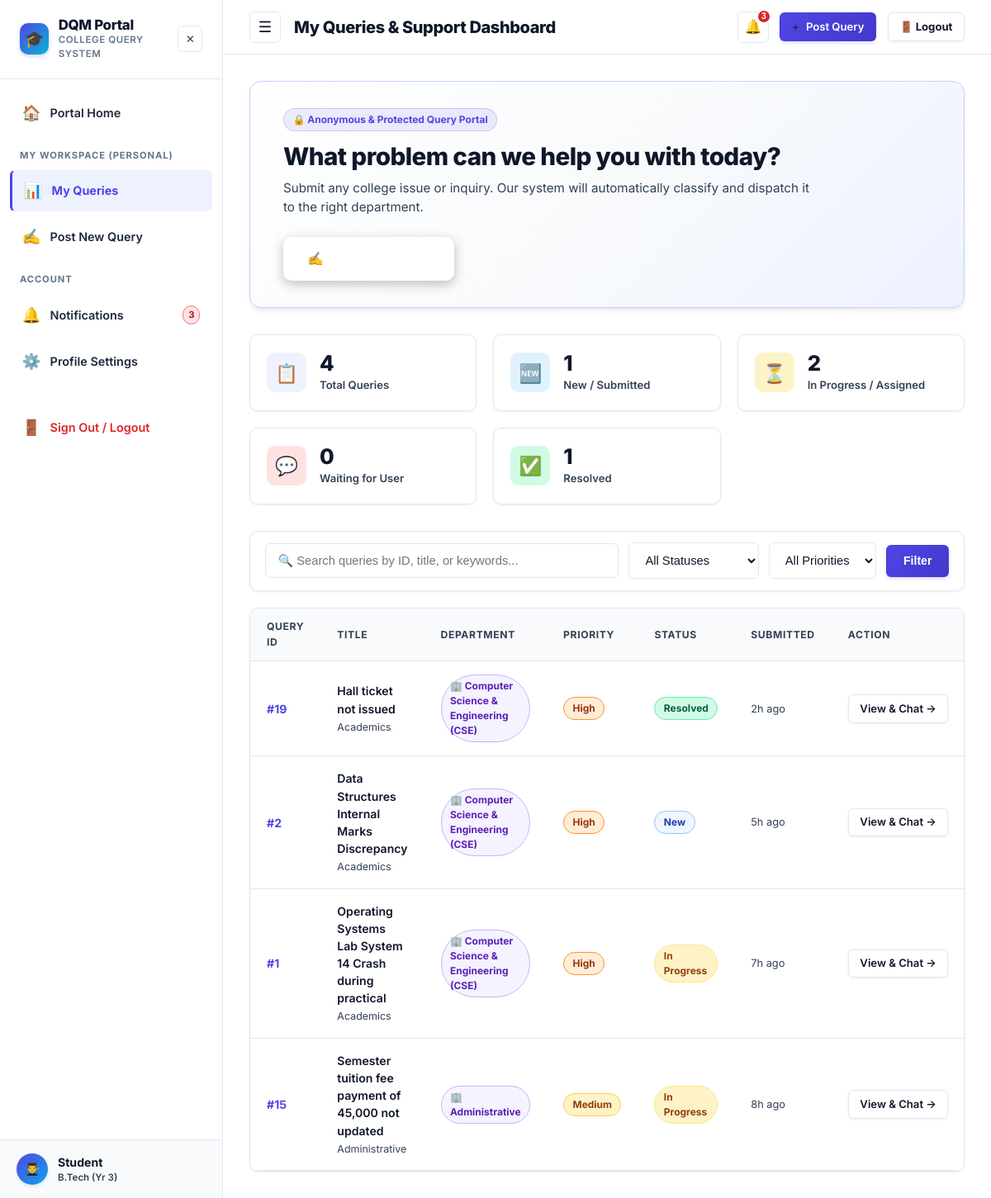
The app's page /dashboard (signed in) with its own data.
### tables this page shows
CREATE TABLE users (
    id INTEGER PRIMARY KEY AUTOINCREMENT,
    name TEXT DEFAULT 'Anonymous User',
    email TEXT NOT NULL UNIQUE,
    password_hash TEXT NOT NULL,
    role TEXT NOT NULL DEFAULT 'student',
    level TEXT,
    department TEXT,
    course TEXT,
    year INTEGER,
    phone TEXT,
    roll_no TEXT,
    designation TEXT,
    is_active INTEGER DEFAULT 1,
    last_active_at TIMESTAMP DEFAULT CURRENT_TIMESTAMP,
    created_at TIMESTAMP DEFAULT CURRENT_TIMESTAMP
);

CREATE TABLE queries (
    id INTEGER PRIMARY KEY AUTOINCREMENT,
    user_id INTEGER NOT NULL,
    title TEXT NOT NULL,
    description TEXT NOT NULL,
    category TEXT NOT NULL DEFAULT 'Academics',
    department TEXT NOT NULL,
    priority TEXT NOT NULL DEFAULT 'Medium',
    status TEXT NOT NULL DEFAULT 'New',
    assigned_staff_id INTEGER,
    is_routed_manually INTEGER DEFAULT 0,
    admin_reviewed INTEGER DEFAULT 0,
    created_at TIMESTAMP DEFAULT CURRENT_TIMESTAMP,
    updated_at TIMESTAMP DEFAULT CURRENT_TIMESTAMP,
    first_response_at TIMESTAMP,
    resolved_at TIMESTAMP,
    FOREIGN KEY(user_id) REFERENCES users(id) ON DELETE CASCADE,
    FOREIGN KEY(assigned_staff_id) REFERENCES users(id) ON DELETE SET NULL
);

### app.py (the view)
@app.route('/dashboard')
@login_required
def dashboard():
    user = get_current_user()
    if user['role'] in ['staff', 'hod']:
        return redirect(url_for('department_dashboard'))
    elif user['role'] == 'admin':
        return redirect(url_for('admin_dashboard'))
    db = get_db()
    stats = {
        'total': db.execute('SELECT COUNT(*) FROM queries WHERE user_id = ?', (user['id'],)).fetchone()[0],
        'new': db.execute("SELECT COUNT(*) FROM queries WHERE user_id = ? AND status = 'New'", (user['id'],)).fetchone()[0],
        'in_progress': db.execute("SELECT COUNT(*) FROM queries WHERE user_id = ? AND status IN ('Assigned', 'In Progress')", (user['id'],)).fetchone()[0],
        'waiting': db.execute("SELECT COUNT(*) FROM queries WHERE user_id = ? AND status = 'Waiting for User'", (user['id'],)).fetchone()[0],
        'resolved': db.execute("SELECT COUNT(*) FROM queries WHERE user_id = ? AND status = 'Resolved'", (user['id'],)).fetchone()[0],
    }
    status_filter = request.args.get('status', '')
    priority_filter = request.args.get('priority', '')
    search_query = request.args.get('search', '').strip()
    sql = """
        SELECT q.*,
               (SELECT message FROM messages WHERE query_id = q.id ORDER BY created_at DESC LIMIT 1) as last_message,
               (SELECT created_at FROM messages WHERE query_id = q.id ORDER BY created_at DESC LIMIT 1) as last_activity
        FROM queries q
        WHERE q.user_id = ?
    """
    params = [user['id']]
    if status_filter:
        sql += " AND q.status = ?"
        params.append(status_filter)
    if priority_filter:
        sql += " AND q.priority = ?"
        params.append(priority_filter)
    if search_query:
        sql += " AND (q.title LIKE ? OR q.description LIKE ? OR q.id LIKE ?)"
        term = f"%{search_query}%"
        params.extend([term, term, term])
    sql += " ORDER BY q.created_at DESC"
    queries = db.execute(sql, params).fetchall()
    return render_template(
        'dashboard.html',
        stats=stats,
        queries=queries,
        current_status=status_filter,
        current_priority=priority_filter,
        search_query=search_query
    )

### app.py (called while the page is built)
def login_required(f):
    @wraps(f)
    def decorated_function(*args, **kwargs):
        user = get_current_user()
        if not user:
            session.clear()
            flash('Please log in to access this page.', 'warning')
            return redirect(url_for('login', next=request.url))
        return f(*args, **kwargs)
    return decorated_function

def get_current_user():
    if 'user_id' in session:
        db = get_db()
        user = db.execute('SELECT * FROM users WHERE id = ?', (session['user_id'],)).fetchone()
        if not user or not user['is_active']:
            session.clear()
            return None
        return user
    return None

### database.py (called while the page is built)
def get_db():
    if 'db' not in g:
        g.db = sqlite3.connect(
            current_app.config['DATABASE'],
            detect_types=sqlite3.PARSE_DECLTYPES
        )
        g.db.row_factory = sqlite3.Row
        g.db.execute("PRAGMA foreign_keys = ON")
        check_and_migrate_db(g.db)
    return g.db

### templates/dashboard.html (shortened to what this page needs)
{% extends 'base.html' %}
{% block page_title %}My Queries & Support Dashboard{% endblock %}
{% block content %}
<div style="max-width: 1200px; margin: 0 auto;">
  <div class="hero-card" style="padding: 2rem 2.5rem; margin-bottom: 2rem;">
    <div style="display: flex; justify-content: space-between; align-items: center; flex-wrap: wrap; gap: 1.5rem;">
      <div>
        <span class="badge badge-status-waiting" style="margin-bottom: 0.5rem; background: rgba(79, 70, 229, 0.1); color: var(--primary); border: 1px solid rgba(79,70,229,0.2);">
          🔒 Anonymous & Protected Query Portal
        </span>
        <h1 style="font-size: 1.85rem; margin-bottom: 0.35rem;">What problem can we help you with today?</h1>
        <p style="margin-bottom: 0; font-size: 0.95rem;">
          Submit any college issue or inquiry. Our system will automatically classify and dispatch it to the right department.
        </p>
      </div>
      <div>
        <a href="{{ url_for('submit_query') }}" class="btn btn-primary btn-lg" style="background: #ffffff; color: #4338ca; box-shadow: 0 4px 14px rgba(0,0,0,0.25);">
          ✍️ Post New Query
        </a>
      </div>
    </div>
  </div>
  <div class="stats-grid">
    <div class="stat-card">
      <div class="stat-icon primary">📋</div>
      <div class="stat-info">
        <h3>{{ stats.total }}</h3>
        <p>Total Queries</p>
      </div>
    </div>
    <div class="stat-card">
      <div class="stat-icon secondary">🆕</div>
      <div class="stat-info">
        <h3>{{ stats.new }}</h3>
        <p>New / Submitted</p>
      </div>
    </div>
    <div class="stat-card">
      <div class="stat-icon warning">⏳</div>
      <div class="stat-info">
        <h3>{{ stats.in_progress }}</h3>
        <p>In Progress / Assigned</p>
      </div>
    </div>
    <div class="stat-card">
      <div class="stat-icon danger">💬</div>
      <div class="stat-info">
        <h3>{{ stats.waiting }}</h3>
        <p>Waiting for User</p>
      </div>
    </div>
    <div class="stat-card">
      <div class="stat-icon success">✅</div>
      <div class="stat-info">
        <h3>{{ stats.resolved }}</h3>
        <p>Resolved</p>
      </div>
    </div>
  </div>
  <form method="GET" action="{{ url_for('dashboard') }}" class="filter-bar">
    <div style="flex-grow: 1; min-width: 240px;">
      <input type="text" name="search" class="form-control" placeholder="🔍 Search queries by ID, title, or keywords..." value="{{ search_query }}">
    </div>
    <div>
      <select name="status" class="form-control" onchange="this.form.submit()">
        <option value="">All Statuses</option>
      </select>
    </div>
    <div>
      <select name="priority" class="form-control" onchange="this.form.submit()">
        <option value="">All Priorities</option>
      </select>
    </div>
    <button type="submit" class="btn btn-primary">Filter</button>
  </form>
  <div class="table-container">
    <table class="table">
      <thead>
        <tr>
          <th>Query ID</th>
          <th>Title</th>
          <th>Department</th>
          <th>Priority</th>
          <th>Status</th>
          <th>Submitted</th>
          <th>Action</th>
        </tr>
      </thead>
      <tbody>
        {% if queries %}
          {% for q in queries %}
          <tr>
            <td style="font-weight: 700; color: var(--primary);">#{{ q.id }}</td>
            <td>
              <a href="{{ url_for('query_details', query_id=q.id) }}" style="font-weight: 600; color: var(--text-main); display: block;">
                {{ q.title }}
              </a>
              <span style="font-size: 0.78rem; color: var(--text-muted);">{{ q.category }}</span>
            </td>
            <td>
              <span class="badge badge-status-assigned">🏢 {{ q.department }}</span>
            </td>
            <td>
              <span class="badge badge-{{ q.priority | lower }}">{{ q.priority }}</span>
            </td>
            <td>
              <span class="badge badge-status-{{ q.status | lower | replace(' ', '-') }}">{{ q.status }}</span>
            </td>
            <td style="font-size: 0.8rem; color: var(--text-muted);">
              {{ q.created_at | timeago }}
            </td>
            <td>
              <a href="{{ url_for('query_details', query_id=q.id) }}" class="btn btn-secondary btn-sm">
                View & Chat →
              </a>
            </td>
          </tr>
          {% endfor %}
        {% endif %}
      </tbody>
    </table>
  </div>
</div>
{% endblock %}

### templates/base.html (shortened to what this page needs)
<!DOCTYPE html>
<html lang="en">
<head>
  <link rel="stylesheet" href="{{ url_for('static', filename='css/style.css') }}">
</head>
<body data-user-role="{{ current_user.role if current_user else '' }}" data-user-dept="{{ current_user.department if current_user else '' }}" data-user-id="{{ current_user.id if current_user else '' }}">
  <div class="app-container">
    {% if current_user %}
    <aside class="sidebar" id="appSidebar">
      <div class="sidebar-header">
        <a href="{{ url_for('index') }}" class="sidebar-brand-wrapper" style="text-decoration: none; color: inherit;">
          <div class="sidebar-logo">🎓</div>
          <div class="sidebar-brand">
            <h2>DQM Portal</h2>
            <p>College Query System</p>
          </div>
        </a>
        <button type="button" class="sidebar-close-btn" id="sidebarCloseBtn" title="Close Navigation" aria-label="Close Navigation">
          ✕
        </button>
      </div>
      <nav class="sidebar-nav">
        <a href="{{ url_for('index') }}" class="nav-item {% if request.endpoint == 'index' %}active{% endif %}">
          <span class="icon">🏠</span> Portal Home
        </a>
        {% if current_user.role in ['student', 'faculty'] %}
        <div class="nav-section-title">My Workspace (Personal)</div>
        <a href="{{ url_for('dashboard') }}" class="nav-item {% if request.endpoint == 'dashboard' %}active{% endif %}">
          <span class="icon">📊</span> My Queries
        </a>
        <a href="{{ url_for('submit_query') }}" class="nav-item {% if request.endpoint == 'submit_query' %}active{% endif %}">
          <span class="icon">✍️</span> Post New Query
        </a>
        {% endif %}
        <div class="nav-section-title">Account</div>
        <a href="{{ url_for('notifications') }}" class="nav-item {% if request.endpoint == 'notifications' %}active{% endif %}">
          <span class="icon">🔔</span> Notifications
          {% if unread_notifications_count > 0 %}
          <span class="badge badge-urgent" style="margin-left: auto; padding: 2px 6px; font-size: 0.7rem;">{{ unread_notifications_count }}</span>
          {% endif %}
        </a>
        <a href="{{ url_for('profile') }}" class="nav-item {% if request.endpoint == 'profile' %}active{% endif %}">
          <span class="icon">⚙️</span> Profile Settings
        </a>
        <a href="{{ url_for('logout') }}" class="nav-item nav-item-logout" style="margin-top: 1.5rem;">
          <span class="icon">🚪</span> Sign Out / Logout
        </a>
      </nav>
      <div class="sidebar-footer">
        <div class="user-avatar-circle">
          {% if current_user.role == 'student' %}👨‍🎓{% elif current_user.role == 'faculty' %}👩‍🏫{% elif current_user.role == 'hod' %}🎓{% elif current_user.role == 'staff' %}🏢{% else %}⚡{% endif %}
        </div>
        <div style="flex-grow: 1; overflow: hidden;">
          <div style="font-size: 0.88rem; font-weight: 700; color: var(--text-main); white-space: nowrap; overflow: hidden; text-overflow: ellipsis;">
            {% if current_user.role == 'student' %}Student
            {% elif current_user.role == 'faculty' %}Faculty Member
            {% elif current_user.role == 'hod' %}Head of Dept (HOD)
            {% elif current_user.role == 'staff' %}Department Staff
            {% else %}Central Administrator{% endif %}
          </div>
          <div style="font-size: 0.72rem; color: var(--text-muted); font-weight: 600;">
            {% if current_user.role == 'student' %}
              {{ current_user.course or 'Campus' }}{% if current_user.year %} (Yr {{ current_user.year }}){% endif %}
            {% else %}
              {{ current_user.department or 'Campus Support' }}
            {% endif %}
          </div>
        </div>
      </div>
    </aside>
    {% endif %}
    <div class="main-content">
      {% if current_user %}
      <header class="topbar">
        <div class="topbar-left">
          <button class="sidebar-toggle-btn" id="sidebarToggle" title="Toggle Navigation Menu" aria-label="Toggle Navigation Menu">
            ☰
          </button>
          <div class="topbar-title">{% block page_title %}Dashboard{% endblock %}</div>
        </div>
        <div class="topbar-right">
          <div class="notif-wrapper">
            <button class="notif-btn" id="notifBtn" aria-label="Notifications" title="Notifications">
              🔔
              {% if unread_notifications_count > 0 %}
              <span class="notif-badge">{{ unread_notifications_count }}</span>
              {% endif %}
            </button>
          </div>
          {% if current_user.role in ['student', 'faculty'] %}
          <a href="{{ url_for('submit_query') }}" class="btn btn-primary btn-sm">
            <span>+</span> Post Query
          </a>
          {% endif %}
          <a href="{{ url_for('logout') }}" class="btn btn-secondary btn-sm" title="Sign Out of Portal" style="font-weight: 700;">
            🚪 Logout
          </a>
        </div>
      </header>
      {% endif %}
      <main class="page-body">
        {% block content %}{% endblock %}
      </main>
    </div>
  </div>
</body>
</html>

### records on screen
users: course "B.Tech", year "3"
queries: id "19", title "Hall ticket not issued", category "Academics", department "Computer Science & Engineering (CSE)", priority "High", status "Resolved", created_at "2h ago"
queries: id "2", title "Data Structures Internal Marks Discrepancy", category "Academics", department "Computer Science & Engineering (CSE)", priority "High", status "New", created_at "5h ago"
queries: id "1", title "Operating Systems Lab System 14 Crash during practical", category "Academics", department "Computer Science & Engineering (CSE)", priority "High", status "In Progress", created_at "7h ago"
queries: id "15", title "Semester tuition fee payment of 45,000 not updated", category "Administrative", department "Administrative", priority "Medium", status "In Progress", created_at "8h ago"

### other values on screen
{{ unread_notifications_count }} "3"
{{ stats.total }} "4"
{{ stats.new }} "1"
{{ stats.in_progress }} "2"
{{ stats.waiting }} "0"
{{ stats.resolved }} "1"
